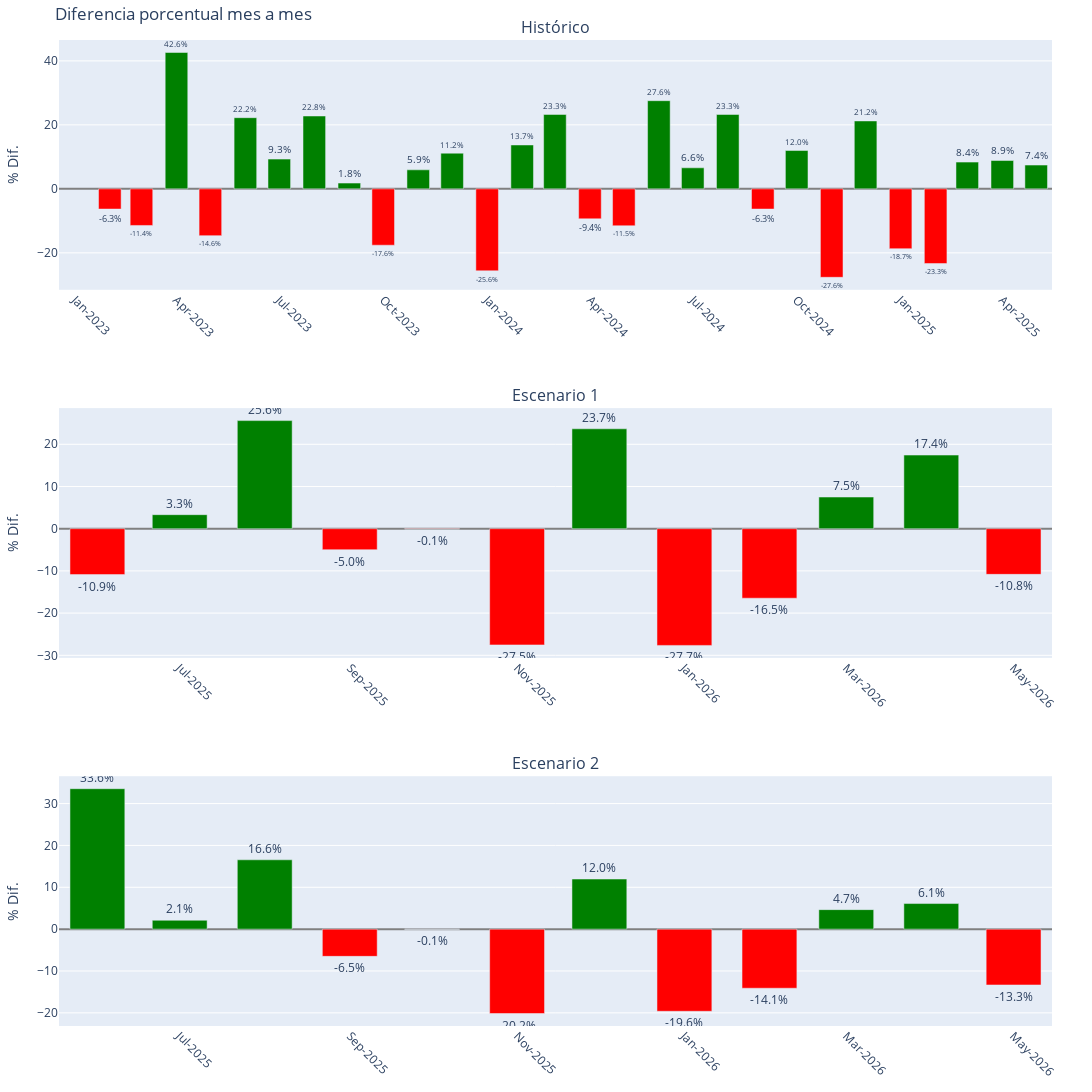

Notebook code cell kept with this figure:
### Markdown cell above
## 8. Diferencia porcentual mes a mes y consolidación de resultados


Se calcula y grafica la variación porcentual mes a mes para el histórico y ambos escenarios.

### Code cell
# Calcular diferencias antes de crear df_hist_tabla y los escenarios

def calc_diff(df, col, first_ref=None):
    diffs = df[col].pct_change() * 100
    if first_ref is not None and len(diffs) > 0:
        # Reemplaza el primer valor NaN por la diferencia con el último valor del histórico
        diffs.iloc[0] = 100 * (df[col].iloc[0] - first_ref) / ((abs(df[col].iloc[0]) + abs(first_ref)) / 2)
    return diffs

# Último valor real del histórico (desescalado)
last_hist = target_scaler.inverse_transform(df_hist[['y_scaled']]).flatten()[-1]

# Calcular diferencias
# Histórico: normal
# Escenarios: primer punto vs último histórico
df_hist['DIF_PCT'] = calc_diff(df_hist, 'y')
df_fcst1['DIF_PCT'] = calc_diff(df_fcst1, 'CANTIDAD_VENDIDA_PRED', first_ref=last_hist)
df_fcst2['DIF_PCT'] = calc_diff(df_fcst2, 'CANTIDAD_VENDIDA_PRED', first_ref=last_hist)

# Unificar histórico y escenarios en una sola tabla para análisis y exportación

# Copias para no modificar los originales
df_hist_tabla = df_hist[['ds', 'REGION_CATEGORIA_PRODUCTO', 'y', 'DIF_PCT']].copy()
df_hist_tabla['TIPO'] = 'HISTÓRICO'
df_hist_tabla = df_hist_tabla.rename(columns={'y': 'M3_PRODUCTO'})
df_hist_tabla['IC_95_LOWER'] = np.nan
df_hist_tabla['IC_95_UPPER'] = np.nan

# Escenario 1
sc1 = df_fcst1[['ds', 'REGION_CATEGORIA_PRODUCTO', 'CANTIDAD_VENDIDA_PRED', 'IC_95_LOWER', 'IC_95_UPPER', 'DIF_PCT']].copy()
sc1['TIPO'] = 'ESCENARIO 1'
sc1 = sc1.rename(columns={'CANTIDAD_VENDIDA_PRED': 'M3_PRODUCTO'})

# Escenario 2
sc2 = df_fcst2[['ds', 'REGION_CATEGORIA_PRODUCTO', 'CANTIDAD_VENDIDA_PRED', 'IC_95_LOWER', 'IC_95_UPPER', 'DIF_PCT']].copy()
sc2['TIPO'] = 'ESCENARIO 2'
sc2 = sc2.rename(columns={'CANTIDAD_VENDIDA_PRED': 'M3_PRODUCTO'})

# Unir todo
df_resultados = pd.concat([df_hist_tabla, sc1, sc2], ignore_index=True)

# Split de REGION_CATEGORIA_PRODUCTO
df_resultados[['REGION', 'CATEGORIA', 'PRODUCTO']] = df_resultados['REGION_CATEGORIA_PRODUCTO'].str.split('-', n=2, expand=True)

# Renombrar y reordenar columnas a mayúsculas
df_resultados = df_resultados.rename(columns={
    'REGION_CATEGORIA_PRODUCTO': 'REGION_CATEGORIA_PRODUCTO',
    'ds': 'FECHA',
    'TIPO': 'TIPO',
    'M3_PRODUCTO': 'M3_PRODUCTO',
    'IC_95_LOWER': 'IC_95_LOWER',
    'IC_95_UPPER': 'IC_95_UPPER',
    'DIF_PCT': 'DIF_PCT',
    'REGION': 'REGION',
    'CATEGORIA': 'CATEGORIA',
    'PRODUCTO': 'PRODUCTO'
})

# Orden final de columnas
columnas_final = [
    'REGION_CATEGORIA_PRODUCTO',
    'REGION', 'CATEGORIA', 'PRODUCTO',
    'FECHA', 'TIPO', 'M3_PRODUCTO', 'IC_95_LOWER', 'IC_95_UPPER', 'DIF_PCT'
]
df_resultados = df_resultados[columnas_final]

# Convertir nombres de columnas a mayúsculas (por si acaso)
df_resultados.columns = [c.upper() for c in df_resultados.columns]

# Mostrar tabla final
print(df_resultados.head())
df_resultados


get_colors = lambda difs: [
    'green' if d > 0 else 'yellow' if d == 0 else 'red' for d in difs
]

fig = sp.make_subplots(
    rows=3, cols=1, 
    subplot_titles=['Histórico', 'Escenario 1', 'Escenario 2'],
    vertical_spacing=0.12
)

# 1. Histórico
fig.add_trace(
    go.Bar(
        x=df_hist['ds'],
        y=df_hist['DIF_PCT'],
        marker_color=get_colors(df_hist['DIF_PCT']),
        text=[f'{v:.1f}%' if not pd.isnull(v) else '' for v in df_hist['DIF_PCT']],
        textposition='outside',
        name='Histórico',
        width=20*24*60*60*1000
    ), row=1, col=1
)
# 2. Escenario 1
fig.add_trace(
    go.Bar(
        x=df_fcst1['ds'],
        y=df_fcst1['DIF_PCT'],
        marker_color=get_colors(df_fcst1['DIF_PCT']),
        text=[f'{v:.1f}%' if not pd.isnull(v) else '' for v in df_fcst1['DIF_PCT']],
        textposition='outside',
        name='Escenario 1',
        width=20*24*60*60*1000
    ), row=2, col=1
)
# 3. Escenario 2
fig.add_trace(
    go.Bar(
        x=df_fcst2['ds'],
        y=df_fcst2['DIF_PCT'],
        marker_color=get_colors(df_fcst2['DIF_PCT']),
        text=[f'{v:.1f}%' if not pd.isnull(v) else '' for v in df_fcst2['DIF_PCT']],
        textposition='outside',
        name='Escenario 2',
        width=20*24*60*60*1000
    ), row=3, col=1
)

fig.update_layout(
    title_text='Diferencia porcentual mes a mes',
    showlegend=False,
    height=1300,
    width=1200,
    bargap=0.25,
    font=dict(size=12),
    margin=dict(t=40, l=40, r=40, b=40)
)
for i in range(1, 4):
    fig.update_yaxes(title_text='% Dif.', row=i, col=1, zeroline=True, zerolinecolor='gray')
    fig.update_xaxes(tickformat='%b-%Y', row=i, col=1, tickangle=45)
fig.show()

### Figure 1 — Plotly figure (JSON) as saved in the notebook; plotly's stock layout.template omitted (floating-point values rounded to 4 significant figures)
{"data": [{"marker": {"color": ["red", "red", "red", "green", "red", "green", "green", "green", "green", "red", "green", "green", "red", "green", "green", "red", "red", "green", "green", "green", "red", "green", "red", "green", "red", "red", "green", "green", "green"]}, "name": "Histórico", "text": ["", "-6.3%", "-11.4%", "42.6%", "-14.6%", "22.2%", "9.3%", "22.8%", "1.8%", "-17.6%", "5.9%", "11.2%", "-25.6%", "13.7%", "23.3%", "-9.4%", "-11.5%", "27.6%", "6.6%", "23.3%", "-6.3%", "12.0%", "-27.6%", "21.2%", "-18.7%", "-23.3%", "8.4%", "8.9%", "7.4%"], "textposition": "outside", "type": "bar", "width": 1728000000, "x": ["2023-01-01T00:00:00.000000000", "2023-02-01T00:00:00.000000000", "2023-03-01T00:00:00.000000000", "2023-04-01T00:00:00.000000000", "2023-05-01T00:00:00.000000000", "2023-06-01T00:00:00.000000000", "2023-07-01T00:00:00.000000000", "2023-08-01T00:00:00.000000000", "2023-09-01T00:00:00.000000000", "2023-10-01T00:00:00.000000000", "2023-11-01T00:00:00.000000000", "2023-12-01T00:00:00.000000000", "2024-01-01T00:00:00.000000000", "2024-02-01T00:00:00.000000000", "2024-03-01T00:00:00.000000000", "2024-04-01T00:00:00.000000000", "2024-05-01T00:00:00.000000000", "2024-06-01T00:00:00.000000000", "2024-07-01T00:00:00.000000000", "2024-08-01T00:00:00.000000000", "2024-09-01T00:00:00.000000000", "2024-10-01T00:00:00.000000000", "2024-11-01T00:00:00.000000000", "2024-12-01T00:00:00.000000000", "2025-01-01T00:00:00.000000000", "2025-02-01T00:00:00.000000000", "2025-03-01T00:00:00.000000000", "2025-04-01T00:00:00.000000000", "2025-05-01T00:00:00.000000000"], "xaxis": "x", "y": [NaN, -6.311, -11.44, 42.62, -14.62, 22.24, 9.295, 22.77, 1.806, -17.61, 5.949, 11.16, -25.62, 13.72, 23.26, -9.372, -11.54, 27.55, 6.577, 23.25, -6.312, 11.98, -27.64, 21.23, -18.7, -23.34, 8.357, 8.858, 7.436], "yaxis": "y"}, {"marker": {"color": ["red", "green", "green", "red", "red", "red", "green", "red", "red", "green", "green", "red"]}, "name": "Escenario 1", "text": ["-10.9%", "3.3%", "25.6%", "-5.0%", "-0.1%", "-27.5%", "23.7%", "-27.7%", "-16.5%", "7.5%", "17.4%", "-10.8%"], "textposition": "outside", "type": "bar", "width": 1728000000, "x": ["2025-06-01T00:00:00.000000000", "2025-07-01T00:00:00.000000000", "2025-08-01T00:00:00.000000000", "2025-09-01T00:00:00.000000000", "2025-10-01T00:00:00.000000000", "2025-11-01T00:00:00.000000000", "2025-12-01T00:00:00.000000000", "2026-01-01T00:00:00.000000000", "2026-02-01T00:00:00.000000000", "2026-03-01T00:00:00.000000000", "2026-04-01T00:00:00.000000000", "2026-05-01T00:00:00.000000000"], "xaxis": "x2", "y": [-10.87, 3.319, 25.61, -4.982, -0.07447, -27.54, 23.67, -27.65, -16.47, 7.498, 17.44, -10.82], "yaxis": "y2"}, {"marker": {"color": ["green", "green", "green", "red", "red", "red", "green", "red", "red", "green", "green", "red"]}, "name": "Escenario 2", "text": ["33.6%", "2.1%", "16.6%", "-6.5%", "-0.1%", "-20.2%", "12.0%", "-19.6%", "-14.1%", "4.7%", "6.1%", "-13.3%"], "textposition": "outside", "type": "bar", "width": 1728000000, "x": ["2025-06-01T00:00:00.000000000", "2025-07-01T00:00:00.000000000", "2025-08-01T00:00:00.000000000", "2025-09-01T00:00:00.000000000", "2025-10-01T00:00:00.000000000", "2025-11-01T00:00:00.000000000", "2025-12-01T00:00:00.000000000", "2026-01-01T00:00:00.000000000", "2026-02-01T00:00:00.000000000", "2026-03-01T00:00:00.000000000", "2026-04-01T00:00:00.000000000", "2026-05-01T00:00:00.000000000"], "xaxis": "x3", "y": [33.55, 2.122, 16.56, -6.503, -0.05274, -20.16, 11.97, -19.63, -14.12, 4.659, 6.111, -13.33], "yaxis": "y3"}], "layout": {"annotations": [{"font": {"size": 16}, "showarrow": false, "text": "Histórico", "x": 0.5, "xanchor": "center", "xref": "paper", "y": 1, "yanchor": "bottom", "yref": "paper"}, {"font": {"size": 16}, "showarrow": false, "text": "Escenario 1", "x": 0.5, "xanchor": "center", "xref": "paper", "y": 0.6267, "yanchor": "bottom", "yref": "paper"}, {"font": {"size": 16}, "showarrow": false, "text": "Escenario 2", "x": 0.5, "xanchor": "center", "xref": "paper", "y": 0.2533, "yanchor": "bottom", "yref": "paper"}], "bargap": 0.25, "font": {"size": 12}, "height": 1300, "margin": {"b": 40, "l": 40, "r": 40, "t": 40}, "showlegend": false, "title": {"text": "Diferencia porcentual mes a mes"}, "width": 1200, "xaxis": {"anchor": "y", "domain": [0, 1], "tickangle": 45, "tickformat": "%b-%Y"}, "xaxis2": {"anchor": "y2", "domain": [0, 1], "tickangle": 45, "tickformat": "%b-%Y"}, "xaxis3": {"anchor": "y3", "domain": [0, 1], "tickangle": 45, "tickformat": "%b-%Y"}, "yaxis": {"anchor": "x", "domain": [0.7467, 1], "title": {"text": "% Dif."}, "zeroline": true, "zerolinecolor": "gray"}, "yaxis2": {"anchor": "x2", "domain": [0.3733, 0.6267], "title": {"text": "% Dif."}, "zeroline": true, "zerolinecolor": "gray"}, "yaxis3": {"anchor": "x3", "domain": [0, 0.2533], "title": {"text": "% Dif."}, "zeroline": true, "zerolinecolor": "gray"}}}
